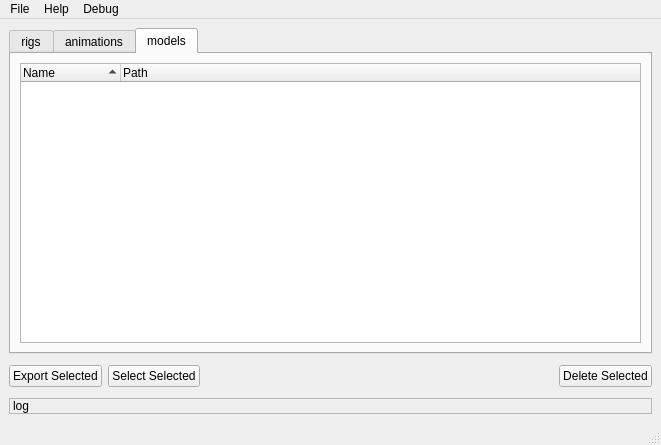
<?xml version="1.0" encoding="UTF-8"?>
<ui version="4.0">
 <class>MainWindow</class>
 <widget class="QMainWindow" name="MainWindow">
  <property name="windowModality">
   <enum>Qt::NonModal</enum>
  </property>
  <property name="geometry">
   <rect>
    <x>0</x>
    <y>0</y>
    <width>661</width>
    <height>445</height>
   </rect>
  </property>
  <property name="windowTitle">
   <string>FBX Exporter</string>
  </property>
  <widget class="QWidget" name="centralwidget">
   <layout class="QVBoxLayout" name="verticalLayout">
    <item>
     <layout class="QHBoxLayout" name="horizontalLayout_3"/>
    </item>
    <item>
     <widget class="QTabWidget" name="tab_widget">
      <property name="contextMenuPolicy">
       <enum>Qt::CustomContextMenu</enum>
      </property>
      <property name="whatsThis">
       <string/>
      </property>
      <property name="currentIndex">
       <number>2</number>
      </property>
      <widget class="QWidget" name="tab_rigs">
       <attribute name="title">
        <string>rigs</string>
       </attribute>
       <layout class="QVBoxLayout" name="verticalLayout_3">
        <item>
         <widget class="QTreeWidget" name="tre_rigs">
          <property name="contextMenuPolicy">
           <enum>Qt::CustomContextMenu</enum>
          </property>
          <property name="whatsThis">
           <string>rig_tree</string>
          </property>
          <property name="alternatingRowColors">
           <bool>true</bool>
          </property>
          <property name="selectionMode">
           <enum>QAbstractItemView::SingleSelection</enum>
          </property>
          <property name="sortingEnabled">
           <bool>true</bool>
          </property>
          <column>
           <property name="text">
            <string>Name</string>
           </property>
          </column>
          <column>
           <property name="text">
            <string>Rig Path</string>
           </property>
          </column>
          <column>
           <property name="text">
            <string>Animation Path</string>
           </property>
          </column>
          <column>
           <property name="text">
            <string>Influences #</string>
           </property>
          </column>
         </widget>
        </item>
       </layout>
      </widget>
      <widget class="QWidget" name="tab_animations">
       <attribute name="title">
        <string>animations</string>
       </attribute>
       <layout class="QVBoxLayout" name="verticalLayout_4">
        <item>
         <layout class="QHBoxLayout" name="horizontalLayout_2">
          <item>
           <widget class="QPushButton" name="btn_add_actor">
            <property name="text">
             <string>Add Actors</string>
            </property>
           </widget>
          </item>
          <item>
           <widget class="QPushButton" name="btn_add_anim_to_actor">
            <property name="text">
             <string>Add Animations</string>
            </property>
           </widget>
          </item>
          <item>
           <widget class="QLineEdit" name="lin_anim_name"/>
          </item>
          <item>
           <spacer name="horizontalSpacer_2">
            <property name="orientation">
             <enum>Qt::Horizontal</enum>
            </property>
            <property name="sizeHint" stdset="0">
             <size>
              <width>40</width>
              <height>20</height>
             </size>
            </property>
           </spacer>
          </item>
         </layout>
        </item>
        <item>
         <widget class="QTreeWidget" name="tre_animations">
          <property name="contextMenuPolicy">
           <enum>Qt::CustomContextMenu</enum>
          </property>
          <property name="whatsThis">
           <string>anim_tree</string>
          </property>
          <property name="alternatingRowColors">
           <bool>true</bool>
          </property>
          <property name="selectionMode">
           <enum>QAbstractItemView::ExtendedSelection</enum>
          </property>
          <property name="sortingEnabled">
           <bool>true</bool>
          </property>
          <column>
           <property name="text">
            <string>Name</string>
           </property>
          </column>
          <column>
           <property name="text">
            <string>Start Frame</string>
           </property>
          </column>
          <column>
           <property name="text">
            <string>End Frame</string>
           </property>
          </column>
          <column>
           <property name="text">
            <string>Path</string>
           </property>
          </column>
          <column>
           <property name="text">
            <string>Path Override</string>
           </property>
          </column>
          <column>
           <property name="text">
            <string>Muted Layer</string>
           </property>
          </column>
         </widget>
        </item>
       </layout>
      </widget>
      <widget class="QWidget" name="tab_models">
       <property name="whatsThis">
        <string>tab_models</string>
       </property>
       <property name="accessibleName">
        <string/>
       </property>
       <attribute name="title">
        <string>models</string>
       </attribute>
       <layout class="QVBoxLayout" name="verticalLayout_2">
        <item>
         <widget class="QTreeWidget" name="tre_models">
          <property name="contextMenuPolicy">
           <enum>Qt::CustomContextMenu</enum>
          </property>
          <property name="whatsThis">
           <string>tre_models</string>
          </property>
          <property name="alternatingRowColors">
           <bool>true</bool>
          </property>
          <property name="selectionMode">
           <enum>QAbstractItemView::ExtendedSelection</enum>
          </property>
          <property name="sortingEnabled">
           <bool>true</bool>
          </property>
          <attribute name="headerMinimumSectionSize">
           <number>60</number>
          </attribute>
          <attribute name="headerStretchLastSection">
           <bool>true</bool>
          </attribute>
          <column>
           <property name="text">
            <string>Name</string>
           </property>
          </column>
          <column>
           <property name="text">
            <string>Path</string>
           </property>
          </column>
         </widget>
        </item>
       </layout>
      </widget>
     </widget>
    </item>
    <item>
     <spacer name="verticalSpacer_3">
      <property name="orientation">
       <enum>Qt::Vertical</enum>
      </property>
      <property name="sizeType">
       <enum>QSizePolicy::Fixed</enum>
      </property>
      <property name="sizeHint" stdset="0">
       <size>
        <width>20</width>
        <height>5</height>
       </size>
      </property>
     </spacer>
    </item>
    <item>
     <layout class="QHBoxLayout" name="horizontalLayout">
      <item>
       <widget class="QPushButton" name="btn_export_selected">
        <property name="text">
         <string>Export Selected</string>
        </property>
       </widget>
      </item>
      <item>
       <widget class="QPushButton" name="btn_select_selected">
        <property name="text">
         <string>Select Selected</string>
        </property>
       </widget>
      </item>
      <item>
       <spacer name="horizontalSpacer">
        <property name="orientation">
         <enum>Qt::Horizontal</enum>
        </property>
        <property name="sizeHint" stdset="0">
         <size>
          <width>40</width>
          <height>20</height>
         </size>
        </property>
       </spacer>
      </item>
      <item>
       <widget class="QPushButton" name="btn_delete_selected">
        <property name="text">
         <string>Delete Selected</string>
        </property>
       </widget>
      </item>
     </layout>
    </item>
    <item>
     <spacer name="verticalSpacer">
      <property name="orientation">
       <enum>Qt::Vertical</enum>
      </property>
      <property name="sizeType">
       <enum>QSizePolicy::Fixed</enum>
      </property>
      <property name="sizeHint" stdset="0">
       <size>
        <width>20</width>
        <height>5</height>
       </size>
      </property>
     </spacer>
    </item>
    <item>
     <widget class="QLabel" name="lab_log">
      <property name="frameShape">
       <enum>QFrame::StyledPanel</enum>
      </property>
      <property name="text">
       <string>log</string>
      </property>
     </widget>
    </item>
   </layout>
  </widget>
  <widget class="QMenuBar" name="men_bar">
   <property name="geometry">
    <rect>
     <x>0</x>
     <y>0</y>
     <width>661</width>
     <height>22</height>
    </rect>
   </property>
   <widget class="QMenu" name="men_tools">
    <property name="title">
     <string>File</string>
    </property>
    <addaction name="act_export_xml"/>
    <addaction name="act_import_xml"/>
    <addaction name="act_project_trunk"/>
   </widget>
   <widget class="QMenu" name="men_Help">
    <property name="title">
     <string>Help</string>
    </property>
    <addaction name="act_instruction"/>
    <addaction name="act_email"/>
    <addaction name="act_report_bug"/>
   </widget>
   <widget class="QMenu" name="men_debug">
    <property name="title">
     <string>Debug</string>
    </property>
    <addaction name="act_show_function_calls"/>
   </widget>
   <addaction name="men_tools"/>
   <addaction name="men_Help"/>
   <addaction name="men_debug"/>
  </widget>
  <widget class="QStatusBar" name="statusbar"/>
  <action name="act_instruction">
   <property name="text">
    <string>Instruction</string>
   </property>
  </action>
  <action name="act_email">
   <property name="text">
    <string>Email</string>
   </property>
  </action>
  <action name="act_report_bug">
   <property name="text">
    <string>Report Bug</string>
   </property>
  </action>
  <action name="act_export_xml">
   <property name="text">
    <string>Export XML</string>
   </property>
  </action>
  <action name="act_import_xml">
   <property name="text">
    <string>Import XML</string>
   </property>
  </action>
  <action name="actionOff">
   <property name="text">
    <string>Off</string>
   </property>
  </action>
  <action name="actionOn">
   <property name="text">
    <string>On</string>
   </property>
  </action>
  <action name="actionDebug">
   <property name="text">
    <string>Debug</string>
   </property>
  </action>
  <action name="actionSmooth_Mesh">
   <property name="text">
    <string>Smooth Mesh</string>
   </property>
  </action>
  <action name="actionTangents_and_Binormals">
   <property name="text">
    <string>Tangents and Binormals</string>
   </property>
  </action>
  <action name="actionHard_Edges">
   <property name="text">
    <string>Hard Edges</string>
   </property>
  </action>
  <action name="actionSmoothing_Groups">
   <property name="text">
    <string>Smoothing Groups</string>
   </property>
  </action>
  <action name="act_show_function_calls">
   <property name="checkable">
    <bool>true</bool>
   </property>
   <property name="text">
    <string>Show Function Calls</string>
   </property>
  </action>
  <action name="act_project_trunk">
   <property name="text">
    <string>Project Trunk</string>
   </property>
  </action>
 </widget>
 <resources/>
 <connections/>
</ui>
